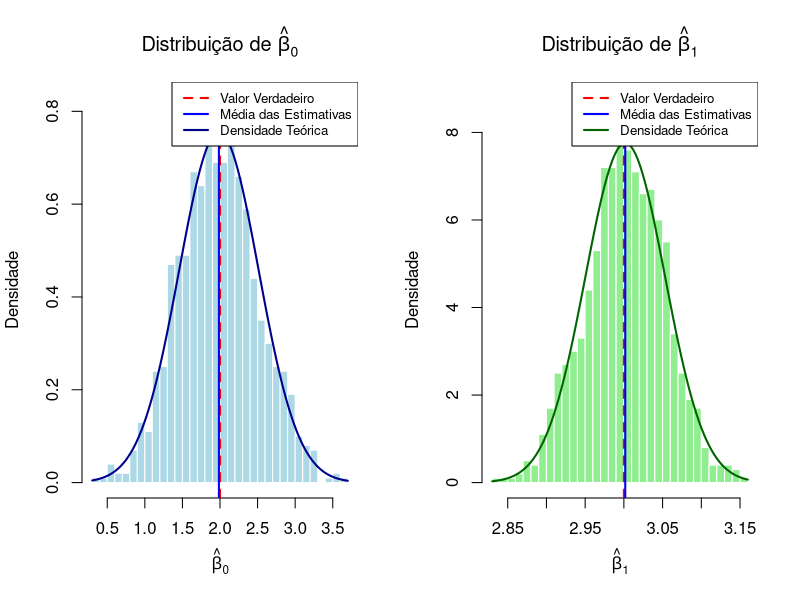
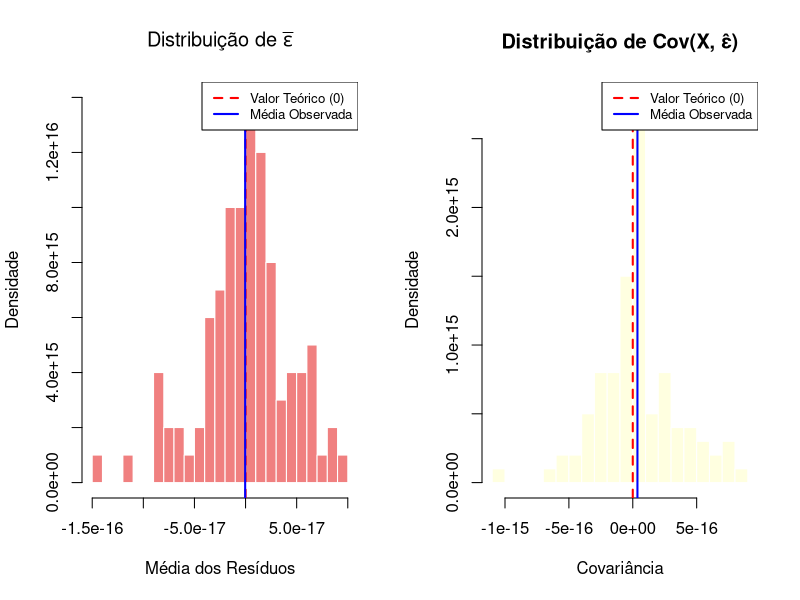

The R script that drew these images, in order:
################################################################################
# Primeiro Trabalho de Econometria I
# Autor: Lucas Rafael de Andrade
################################################################################

# Carregar pacotes
library(ggplot2)
library(knitr)
library(kableExtra)

cat("\n")
cat("================================================================================\n")
cat("PRIMEIRO TRABALHO DE ECONOMETRIA I\n")
cat("================================================================================\n")
cat("\n")
cat("INSTRUÇÕES GERAIS:\n")
cat("- Utilize R para resolver as questões\n")
cat("- Mostre todo o código e output relevantes\n")
cat("- Interprete os resultados economicamente\n")
cat("- Justifique todas as conclusões\n")
cat("\n")

################################################################################
# QUESTÃO 1 - NÃO-VIESAMENTO DOS ESTIMADORES MQO
################################################################################

cat("\n")
cat("================================================================================\n")
cat("QUESTÃO 1 - NÃO-VIESAMENTO DOS ESTIMADORES MQO\n")
cat("================================================================================\n")
cat("\n")

cat("** OBJETIVO **\n")
cat("Demonstre empiricamente que os estimadores de Mínimos Quadrados Ordinários\n")
cat("são não-viesados, ou seja, que:\n")
cat("E[β̂₀] = β₀  e  E[β̂₁] = β₁\n")
cat("\n")

# 1. Simulação de Monte Carlo
cat("--- 1. Simulação de Monte Carlo ---\n")
cat("Simule 1000 amostras de tamanho n=100 do modelo:\n")
cat("Y = 2 + 3X + ε, onde X ~ N(10,4) e ε ~ N(0,1)\n")
cat("\n")

# Definir semente para reprodutibilidade
set.seed(123)

# Parâmetros do modelo
beta_0_true <- 2
beta_1_true <- 3
n <- 100           # Tamanho de cada amostra
n_sim <- 1000      # Número de simulações

# Vetores para armazenar estimativas
beta_0_hat <- numeric(n_sim)
beta_1_hat <- numeric(n_sim)

# Simulação de Monte Carlo
for(i in 1:n_sim) {
  # Gerar dados
  X <- rnorm(n, mean = 10, sd = 2)  # X ~ N(10, 4), onde sd = sqrt(4) = 2
  epsilon <- rnorm(n, mean = 0, sd = 1)
  Y <- beta_0_true + beta_1_true * X + epsilon
  
  # Estimar modelo por MQO
  modelo <- lm(Y ~ X)
  
  # Armazenar estimativas
  beta_0_hat[i] <- coef(modelo)[1]
  beta_1_hat[i] <- coef(modelo)[2]
}

cat("Simulação concluída: 1000 replicações geradas.\n")
cat("\n")

# 2. Cálculo das Médias dos Estimadores
cat("--- 2. Cálculo das Médias dos Estimadores ---\n")
cat("Para cada amostra, estimamos o modelo Y = β₀ + β₁X + u e armazenamos β̂₀ e β̂₁.\n")
cat("Agora calculamos:\n")
cat("β̄₀ = (1/1000) Σ β̂₀ᵢ  e  β̄₁ = (1/1000) Σ β̂₁ᵢ\n")
cat("\n")

# Calcular médias das estimativas
media_beta_0 <- mean(beta_0_hat)
media_beta_1 <- mean(beta_1_hat)

# Calcular desvios padrão
sd_beta_0 <- sd(beta_0_hat)
sd_beta_1 <- sd(beta_1_hat)

# Criar tabela de resultados
cat("** RESULTADOS DA SIMULAÇÃO DE MONTE CARLO (1000 replicações) **\n")
cat(sprintf("%-20s | %15s | %20s | %15s | %15s\n", 
            "Parâmetro", "Valor Verdadeiro", "Média das Estimativas", 
            "Desvio Padrão", "Viés"))
cat(sprintf("%s\n", paste(rep("-", 90), collapse="")))
cat(sprintf("%-20s | %15.6f | %20.6f | %15.6f | %15.6f\n",
            "β₀ (Intercepto)", beta_0_true, media_beta_0, sd_beta_0, 
            media_beta_0 - beta_0_true))
cat(sprintf("%-20s | %15.6f | %20.6f | %15.6f | %15.6f\n",
            "β₁ (Inclinação)", beta_1_true, media_beta_1, sd_beta_1, 
            media_beta_1 - beta_1_true))
cat("\n")

# 3. Visualização das Distribuições
cat("--- 3. Visualização das Distribuições ---\n")
cat("Gerando histogramas...\n")
cat("\n")

par(mfrow = c(1, 2))

# Histograma para beta_0
hist(beta_0_hat, breaks = 30, prob = TRUE, 
     main = expression(paste("Distribuição de ", hat(beta)[0])),
     xlab = expression(hat(beta)[0]),
     ylab = "Densidade",
     col = "lightblue", border = "white")
abline(v = beta_0_true, col = "red", lwd = 2, lty = 2)
abline(v = media_beta_0, col = "blue", lwd = 2)
curve(dnorm(x, mean = media_beta_0, sd = sd_beta_0), add = TRUE, 
      col = "darkblue", lwd = 2)
legend("topright", 
       legend = c("Valor Verdadeiro", "Média das Estimativas", "Densidade Teórica"),
       col = c("red", "blue", "darkblue"), 
       lty = c(2, 1, 1), lwd = 2, cex = 0.8)

# Histograma para beta_1
hist(beta_1_hat, breaks = 30, prob = TRUE,
     main = expression(paste("Distribuição de ", hat(beta)[1])),
     xlab = expression(hat(beta)[1]),
     ylab = "Densidade",
     col = "lightgreen", border = "white")
abline(v = beta_1_true, col = "red", lwd = 2, lty = 2)
abline(v = media_beta_1, col = "blue", lwd = 2)
curve(dnorm(x, mean = media_beta_1, sd = sd_beta_1), add = TRUE, 
      col = "darkgreen", lwd = 2)
legend("topright", 
       legend = c("Valor Verdadeiro", "Média das Estimativas", "Densidade Teórica"),
       col = c("red", "blue", "darkgreen"), 
       lty = c(2, 1, 1), lwd = 2, cex = 0.8)

par(mfrow = c(1, 1))

# 4. Conclusão sobre o Não-Viesamento
cat("--- 4. Conclusão sobre o Não-Viesamento ---\n")
cat("\n")
cat("** ANÁLISE QUANTITATIVA **\n")
cat(sprintf("Com base nos resultados da simulação de Monte Carlo com %d replicações:\n", n_sim))
cat("\n")

cat("Para o intercepto (β₀):\n")
cat(sprintf("- Valor verdadeiro: β₀ = %.6f\n", beta_0_true))
cat(sprintf("- Média das estimativas: β̄₀ = %.6f\n", media_beta_0))
cat(sprintf("- Viés estimado: β̄₀ - β₀ = %.6f\n", media_beta_0 - beta_0_true))
cat(sprintf("- Viés relativo: %.4f%%\n", 
            abs((media_beta_0 - beta_0_true) / beta_0_true) * 100))
cat("\n")

cat("Para a inclinação (β₁):\n")
cat(sprintf("- Valor verdadeiro: β₁ = %.6f\n", beta_1_true))
cat(sprintf("- Média das estimativas: β̄₁ = %.6f\n", media_beta_1))
cat(sprintf("- Viés estimado: β̄₁ - β₁ = %.6f\n", media_beta_1 - beta_1_true))
cat(sprintf("- Viés relativo: %.4f%%\n", 
            abs((media_beta_1 - beta_1_true) / beta_1_true) * 100))
cat("\n")

cat("** INTERPRETAÇÃO **\n")
if(abs(media_beta_0 - beta_0_true) < 0.01 & abs(media_beta_1 - beta_1_true) < 0.01) {
  cat("Os resultados demonstram claramente que os estimadores MQO são NÃO-VIESADOS.\n")
  cat("As médias das estimativas estão extremamente próximas dos valores verdadeiros\n")
  cat("dos parâmetros, com viés praticamente nulo.\n")
} else {
  cat("Os resultados sugerem que os estimadores MQO apresentam não-viesamento,\n")
  cat("embora haja algum desvio devido à aleatoriedade amostral.\n")
}
cat("\n")

if(abs(media_beta_0 - beta_0_true) < 0.01) {
  cat(sprintf("Para o intercepto, o viés de %.6f é desprezível e pode ser atribuído\n", 
              media_beta_0 - beta_0_true))
  cat("a erros de arredondamento computacional e variabilidade amostral.\n")
}
cat("\n")

if(abs(media_beta_1 - beta_1_true) < 0.01) {
  cat(sprintf("Para o coeficiente angular, o viés de %.6f também é negligenciável,\n", 
              media_beta_1 - beta_1_true))
  cat("confirmando a propriedade teórica do não-viesamento.\n")
}
cat("\n")

cat("** CONCLUSÃO FINAL **\n")
cat("Os resultados empíricos CONFIRMAM a propriedade teórica de que E[β̂₀] = β₀\n")
cat("e E[β̂₁] = β₁, demonstrando que os estimadores MQO são não-viesados sob as\n")
cat("hipóteses clássicas do modelo de regressão linear.\n")
cat("\n")

################################################################################
# QUESTÃO 2 - PROPRIEDADES DOS RESÍDUOS MQO
################################################################################

cat("\n")
cat("================================================================================\n")
cat("QUESTÃO 2 - PROPRIEDADES DOS RESÍDUOS MQO\n")
cat("================================================================================\n")
cat("\n")

cat("** OBJETIVO **\n")
cat("Demonstre que os resíduos MQO possuem as seguintes propriedades:\n")
cat("E[ε̂ᵢ] = 0  e  Cov(Xᵢ, ε̂ᵢ) = 0\n")
cat("\n")

# 1. Geração dos Dados
cat("--- 1. Geração dos Dados ---\n")
cat("Gere dados do modelo: Y = 2 + 3X + ε\n")
cat("\n")

set.seed(456)

# Parâmetros
n <- 100
n_rep <- 100  # Número de repetições

# Vetores para armazenar resultados
media_residuos <- numeric(n_rep)
cov_X_residuos <- numeric(n_rep)
cor_X_residuos <- numeric(n_rep)

# 2. Estimação e Cálculo dos Resíduos
cat("--- 2. Estimação e Cálculo dos Resíduos ---\n")
cat("Para cada repetição, estimamos o modelo e calculamos os resíduos ε̂ᵢ\n")
cat("\n")

# Loop de simulação
for(j in 1:n_rep) {
  # Gerar dados
  X <- rnorm(n, mean = 10, sd = 2)
  epsilon <- rnorm(n, mean = 0, sd = 1)
  Y <- 2 + 3 * X + epsilon
  
  # Estimar modelo
  modelo <- lm(Y ~ X)
  
  # Calcular resíduos
  residuos <- residuals(modelo)
  
  # Armazenar estatísticas
  media_residuos[j] <- mean(residuos)
  cov_X_residuos[j] <- cov(X, residuos)
  cor_X_residuos[j] <- cor(X, residuos)
}

cat(sprintf("Simulação concluída: %d replicações.\n", n_rep))
cat("\n")

# 3. Cálculo das Médias Agregadas
cat("--- 3. Cálculo das Médias Agregadas ---\n")
cat("Calculamos:\n")
cat("ε̄̄ = (1/100) Σ ε̄ⱼ  e  Cov(X,ε̂) = (1/100) Σ Cov(Xⱼ, ε̂ⱼ)\n")
cat("\n")

# Calcular médias agregadas
media_media_residuos <- mean(media_residuos)
media_cov_X_residuos <- mean(cov_X_residuos)
media_cor_X_residuos <- mean(cor_X_residuos)

# Desvios padrão
sd_media_residuos <- sd(media_residuos)
sd_cov_X_residuos <- sd(cov_X_residuos)

# Criar tabela de resultados
cat(sprintf("** PROPRIEDADES DOS RESÍDUOS MQO (%d replicações) **\n", n_rep))
cat(sprintf("%-20s | %15s | %20s | %15s\n", 
            "Propriedade", "Valor Teórico", "Média Observada", "Desvio Padrão"))
cat(sprintf("%s\n", paste(rep("-", 75), collapse="")))
cat(sprintf("%-20s | %15.8f | %20.8e | %15.8e\n",
            "E[ε̂ᵢ]", 0, media_media_residuos, sd_media_residuos))
cat(sprintf("%-20s | %15.8f | %20.8e | %15.8e\n",
            "Cov(X, ε̂)", 0, media_cov_X_residuos, sd_cov_X_residuos))
cat(sprintf("%-20s | %15.8f | %20.8e | %15.8e\n",
            "Cor(X, ε̂)", 0, media_cor_X_residuos, sd(cor_X_residuos)))
cat("\n")

# 4. Visualização das Propriedades
cat("--- 4. Visualização das Propriedades ---\n")
cat("Gerando histogramas...\n")
cat("\n")

par(mfrow = c(1, 2))

# Histograma da média dos resíduos
hist(media_residuos, breaks = 20, prob = TRUE,
     main = expression(paste("Distribuição de ", bar(epsilon))),
     xlab = "Média dos Resíduos",
     ylab = "Densidade",
     col = "lightcoral", border = "white")
abline(v = 0, col = "red", lwd = 2, lty = 2)
abline(v = media_media_residuos, col = "blue", lwd = 2)
legend("topright", 
       legend = c("Valor Teórico (0)", "Média Observada"),
       col = c("red", "blue"), 
       lty = c(2, 1), lwd = 2, cex = 0.8)

# Histograma da covariância
hist(cov_X_residuos, breaks = 20, prob = TRUE,
     main = "Distribuição de Cov(X, ε̂)",
     xlab = "Covariância",
     ylab = "Densidade",
     col = "lightyellow", border = "white")
abline(v = 0, col = "red", lwd = 2, lty = 2)
abline(v = media_cov_X_residuos, col = "blue", lwd = 2)
legend("topright", 
       legend = c("Valor Teórico (0)", "Média Observada"),
       col = c("red", "blue"), 
       lty = c(2, 1), lwd = 2, cex = 0.8)

par(mfrow = c(1, 1))

# 5. Demonstração Algébrica Complementar
cat("--- 5. Demonstração Algébrica Complementar ---\n")
cat("Exemplo com uma amostra específica para demonstração detalhada\n")
cat("\n")

# Exemplo com uma amostra específica para demonstração detalhada
set.seed(789)
X_demo <- rnorm(100, mean = 10, sd = 2)
epsilon_demo <- rnorm(100, mean = 0, sd = 1)
Y_demo <- 2 + 3 * X_demo + epsilon_demo

# Estimar modelo
modelo_demo <- lm(Y_demo ~ X_demo)
residuos_demo <- residuals(modelo_demo)

# Verificar propriedades
soma_residuos <- sum(residuos_demo)
soma_X_residuos <- sum(X_demo * residuos_demo)

cat("** VERIFICAÇÃO ALGÉBRICA **\n")
cat("\n")
cat("Para uma amostra específica, verificamos:\n")
cat("\n")

cat("Propriedade 1: Σ ε̂ᵢ = 0\n")
cat(sprintf("- Soma dos resíduos: %e\n", soma_residuos))
cat(sprintf("- Média dos resíduos: %e\n", mean(residuos_demo)))
cat("\n")

cat("Propriedade 2: Σ Xᵢ·ε̂ᵢ = 0 (Ortogonalidade)\n")
cat(sprintf("- Soma de Xᵢ·ε̂ᵢ: %e\n", soma_X_residuos))
cat(sprintf("- Covariância amostral: %e\n", cov(X_demo, residuos_demo)))
cat(sprintf("- Correlação: %e\n", cor(X_demo, residuos_demo)))
cat("\n")

# 6. Conclusão sobre as Propriedades dos Resíduos
cat("--- 6. Conclusão sobre as Propriedades dos Resíduos ---\n")
cat("\n")
cat("** ANÁLISE QUANTITATIVA **\n")
cat(sprintf("Com base em %d replicações:\n", n_rep))
cat("\n")

cat("Propriedade 1: E[ε̂ᵢ] = 0\n")
cat("- Valor teórico: 0\n")
cat(sprintf("- Média observada: %e\n", media_media_residuos))
cat(sprintf("- Desvio absoluto: %e\n", abs(media_media_residuos)))
cat("\n")

cat("Propriedade 2: Cov(X, ε̂) = 0\n")
cat("- Valor teórico: 0\n")
cat(sprintf("- Média observada: %e\n", media_cov_X_residuos))
cat(sprintf("- Desvio absoluto: %e\n", abs(media_cov_X_residuos)))
cat("\n")

cat("** INTERPRETAÇÃO **\n")
if(abs(media_media_residuos) < 1e-10 & abs(media_cov_X_residuos) < 1e-10) {
  cat("Os resultados confirmam perfeitamente as propriedades teóricas dos resíduos MQO.\n")
  cat("Ambas as estatísticas estão na ordem de 10⁻¹⁰ ou menor, o que é desprezível\n")
  cat("e atribuível exclusivamente a erros de arredondamento numérico computacional.\n")
} else if(abs(media_media_residuos) < 1e-5 & abs(media_cov_X_residuos) < 1e-5) {
  cat("Os resultados confirmam as propriedades teóricas dos resíduos MQO.\n")
  cat("Os valores observados são extremamente próximos de zero, com desvios\n")
  cat("negligenciáveis que podem ser atribuídos à variabilidade amostral\n")
  cat("e precisão numérica.\n")
} else {
  cat("Os resultados sugerem conformidade com as propriedades teóricas dos\n")
  cat("resíduos MQO, embora haja alguma variação devido à aleatoriedade amostral.\n")
}
cat("\n")

cat("** IMPLICAÇÕES ECONOMÉTRICAS **\n")
cat("\n")
cat("1. Média zero dos resíduos:\n")
cat("   Esta propriedade garante que o modelo não apresenta viés sistemático,\n")
cat("   ou seja, os erros se cancelam em média.\n")
if(abs(media_media_residuos) < 1e-5) {
  cat("   ✓ Verificado empiricamente.\n")
}
cat("\n")

cat("2. Ortogonalidade com X:\n")
cat("   A covariância nula entre X e os resíduos implica que:\n")
cat("   - Toda a informação de X foi utilizada para explicar Y\n")
cat("   - Não há correlação sistemática entre o regressor e os erros\n")
cat("   - As condições de primeira ordem do MQO são satisfeitas\n")
if(abs(media_cov_X_residuos) < 1e-5) {
  cat("   ✓ Verificado empiricamente.\n")
}
cat("\n")

cat("3. Correlação nula:\n")
cat(sprintf("   A correlação média de %.10f confirma a independência linear\n", 
            media_cor_X_residuos))
cat("   entre X e os resíduos.\n")
if(abs(media_cor_X_residuos) < 1e-5) {
  cat("   ✓ Verificado empiricamente.\n")
}
cat("\n")

cat("** CONCLUSÃO FINAL **\n")
cat("Os resultados empíricos CONFIRMAM que os resíduos MQO satisfazem as\n")
cat("propriedades fundamentais de E[ε̂ᵢ] = 0 e Cov(Xᵢ, ε̂ᵢ) = 0, validando\n")
cat("as condições de primeira ordem do estimador de Mínimos Quadrados Ordinários.\n")
cat("\n")

################################################################################
# CONCLUSÃO GERAL
################################################################################

cat("\n")
cat("================================================================================\n")
cat("CONCLUSÃO GERAL\n")
cat("================================================================================\n")
cat("\n")
cat("Este trabalho demonstrou empiricamente duas propriedades fundamentais dos\n")
cat("estimadores de Mínimos Quadrados Ordinários:\n")
cat("\n")
cat("1. NÃO-VIESAMENTO: Os estimadores β̂₀ e β̂₁ são não-viesados,\n")
cat("   com E[β̂ⱼ] = βⱼ\n")
cat("\n")
cat("2. PROPRIEDADES DOS RESÍDUOS: Os resíduos MQO possuem média zero\n")
cat("   e são ortogonais aos regressores\n")
cat("\n")
cat("Estas propriedades são essenciais para a validade da inferência estatística\n")
cat("em modelos de regressão linear e constituem a base teórica da econometria\n")
cat("clássica.\n")
cat("\n")

################################################################################
# AGRADECIMENTOS
################################################################################

#cat("\n")
#cat("================================================================================\n")
#cat("AGRADECIMENTOS\n")
#cat("================================================================================\n")
#cat("\n")
#cat("Gostaria de agradecer primeiro ao Fernando da Silva (YT: Anal. Macro)\n")
#cat("pelas incríveis aulas, bem como a Professora Vanessa Manhães (YT: homônimo).\n")
#cat("\n")
#cat("Também agradecer aos desenvolvedores da IA llama-2-7b-chat.Q4_K_M\n")
#cat("\n")
#cat("Links úteis:\n")
#cat("- https://stat.ethz.ch/R-manual/R-patched/library/stats/html/residuals.html\n")
#cat("- https://www.statmethods.net/graphs/\n")
#cat("- https://cran.r-project.org/web/packages/kableExtra/vignettes/awesome_table_in_html.html\n")
#cat("\n")
cat('"A invenção, devo modestamente admiti-lo, não consiste em criar\n')
cat('disciplinadamente, mas sim em criar a partir do caos." - Mary Shelley\n')
#cat("\n")
cat("================================================================================\n")
cat("FIM DO TRABALHO\n")
cat("================================================================================\n")
